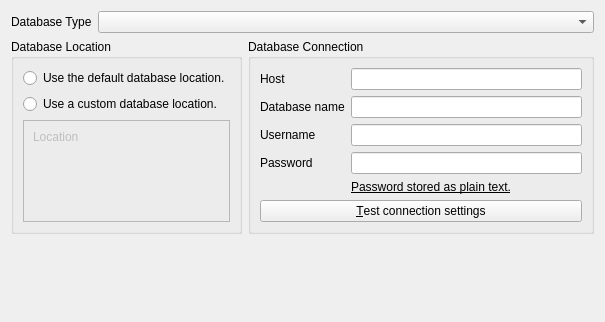
<ui version="4.0" >
 <class>prefsDatabase_base</class>
 <widget class="QWidget" name="prefsDatabase_base" >
  <property name="geometry" >
   <rect>
    <x>0</x>
    <y>0</y>
    <width>605</width>
    <height>322</height>
   </rect>
  </property>
  <property name="sizePolicy" >
   <sizepolicy vsizetype="Expanding" hsizetype="Preferred" >
    <horstretch>0</horstretch>
    <verstretch>0</verstretch>
   </sizepolicy>
  </property>
  <layout class="QVBoxLayout" name="verticalLayout" >
   <item>
    <layout class="QFormLayout" name="formLayout" >
     <item row="0" column="0" >
      <widget class="QLabel" name="labelType" >
       <property name="sizePolicy" >
        <sizepolicy vsizetype="Preferred" hsizetype="Maximum" >
         <horstretch>0</horstretch>
         <verstretch>0</verstretch>
        </sizepolicy>
       </property>
       <property name="text" >
        <string>Database Type</string>
       </property>
      </widget>
     </item>
     <item row="0" column="1" >
      <widget class="QComboBox" name="kcfg_databaseType" >
       <property name="currentIndex" >
        <number>-1</number>
       </property>
       <item>
        <property name="text" >
         <string>SQLite</string>
        </property>
       </item>
       <item>
        <property name="text" >
         <string>MySQL</string>
        </property>
       </item>
       <item>
        <property name="text" >
         <string>PostgreSQL</string>
        </property>
       </item>
      </widget>
     </item>
    </layout>
   </item>
   <item>
    <layout class="QHBoxLayout" name="horizontalLayout" >
     <item>
      <widget class="QGroupBox" name="groupFile" >
       <property name="enabled" >
        <bool>true</bool>
       </property>
       <property name="sizePolicy" >
        <sizepolicy vsizetype="MinimumExpanding" hsizetype="Preferred" >
         <horstretch>0</horstretch>
         <verstretch>0</verstretch>
        </sizepolicy>
       </property>
       <property name="title" >
        <string>Database Location</string>
       </property>
       <layout class="QVBoxLayout" name="verticalLayout_3" >
        <item>
         <widget class="QRadioButton" name="kcfg_databaseLocationAuto" >
          <property name="text" >
           <string>Use the default database location.</string>
          </property>
         </widget>
        </item>
        <item>
         <widget class="QRadioButton" name="kcfg_databaseLocationCustom" >
          <property name="text" >
           <string>Use a custom database location.</string>
          </property>
         </widget>
        </item>
        <item>
         <widget class="QFrame" name="frameLocationCustom" >
          <property name="enabled" >
           <bool>false</bool>
          </property>
          <property name="frameShape" >
           <enum>QFrame::StyledPanel</enum>
          </property>
          <property name="frameShadow" >
           <enum>QFrame::Raised</enum>
          </property>
          <layout class="QFormLayout" name="formLayout_2" >
           <item row="0" column="0" >
            <widget class="QLabel" name="label_6" >
             <property name="text" >
              <string>Location</string>
             </property>
            </widget>
           </item>
           <item row="0" column="1" >
            <widget class="KUrlRequester" name="kcfg_databaseLocation" >
             <property name="filter" >
              <string/>
             </property>
            </widget>
           </item>
          </layout>
         </widget>
        </item>
       </layout>
      </widget>
     </item>
     <item>
      <widget class="QGroupBox" name="groupConnection" >
       <property name="sizePolicy" >
        <sizepolicy vsizetype="MinimumExpanding" hsizetype="Preferred" >
         <horstretch>0</horstretch>
         <verstretch>0</verstretch>
        </sizepolicy>
       </property>
       <property name="title" >
        <string>Database Connection</string>
       </property>
       <layout class="QVBoxLayout" name="verticalLayout_2" >
        <item>
         <layout class="QFormLayout" name="formLayout_4" >
          <item row="0" column="0" >
           <widget class="QLabel" name="label_2" >
            <property name="text" >
             <string>Host</string>
            </property>
           </widget>
          </item>
          <item row="0" column="1" >
           <widget class="QLineEdit" name="kcfg_databaseHost" />
          </item>
          <item row="1" column="0" >
           <widget class="QLabel" name="label_3" >
            <property name="text" >
             <string>Database name</string>
            </property>
           </widget>
          </item>
          <item row="1" column="1" >
           <widget class="QLineEdit" name="kcfg_databaseName" />
          </item>
          <item row="2" column="0" >
           <widget class="QLabel" name="label_4" >
            <property name="text" >
             <string>Username</string>
            </property>
           </widget>
          </item>
          <item row="2" column="1" >
           <widget class="QLineEdit" name="kcfg_databaseUsername" />
          </item>
          <item row="3" column="0" >
           <widget class="QLabel" name="label_5" >
            <property name="text" >
             <string>Password</string>
            </property>
           </widget>
          </item>
          <item row="3" column="1" >
           <widget class="QLineEdit" name="kcfg_databasePassword" >
            <property name="echoMode" >
             <enum>QLineEdit::Password</enum>
            </property>
           </widget>
          </item>
          <item row="4" column="1" >
           <widget class="QLabel" name="labelPasswordWarning" >
            <property name="sizePolicy" >
             <sizepolicy vsizetype="Preferred" hsizetype="Minimum" >
              <horstretch>0</horstretch>
              <verstretch>0</verstretch>
             </sizepolicy>
            </property>
            <property name="font" >
             <font>
              <underline>true</underline>
             </font>
            </property>
            <property name="text" >
             <string>Password stored as plain text.</string>
            </property>
           </widget>
          </item>
         </layout>
        </item>
        <item>
         <widget class="QPushButton" name="buttonTest" >
          <property name="text" >
           <string>&amp;Test connection settings</string>
          </property>
         </widget>
        </item>
       </layout>
       <zorder>kcfg_databasePassword</zorder>
       <zorder>label_3</zorder>
       <zorder>kcfg_databaseHost</zorder>
       <zorder>kcfg_databaseUsername</zorder>
       <zorder>label_4</zorder>
       <zorder>kcfg_databaseName</zorder>
       <zorder>label_5</zorder>
       <zorder>buttonInitialise</zorder>
       <zorder>buttonTest</zorder>
       <zorder>horizontalLayoutWidget_2</zorder>
       <zorder>labelPasswordWarning</zorder>
       <zorder>label</zorder>
       <zorder>formLayoutWidget</zorder>
       <zorder>formLayoutWidget</zorder>
       <zorder>horizontalSpacer</zorder>
       <zorder>horizontalLayoutWidget_2</zorder>
       <zorder>verticalSpacer_2</zorder>
       <zorder>buttonTest</zorder>
       <zorder>groupFile</zorder>
      </widget>
     </item>
    </layout>
   </item>
   <item>
    <spacer name="verticalSpacer" >
     <property name="orientation" >
      <enum>Qt::Vertical</enum>
     </property>
     <property name="sizeHint" stdset="0" >
      <size>
       <width>20</width>
       <height>40</height>
      </size>
     </property>
    </spacer>
   </item>
  </layout>
 </widget>
 <customwidgets>
  <customwidget>
   <class>KUrlRequester</class>
   <extends>QFrame</extends>
   <header>kurlrequester.h</header>
  </customwidget>
 </customwidgets>
 <resources/>
 <connections/>
</ui>
